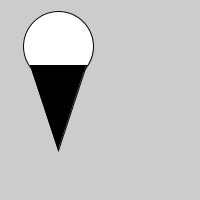
Frame 1 (no input)
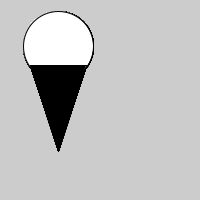
Frame 60 (the mouse pressed at the canvas centre just before this capture)
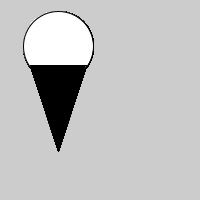
Frame 120 (the mouse held since frame 60 and released just before this capture)

The Processing sketch that drew these frames (run headless with seeded random() and noise(); from frame 60 on, the mouse is pressed at the canvas centre):

// Processing sketch: ijsje
// ── ijsje.pde


void setup() {
  size(200, 200);
}

void draw() { 
 
  fill(255);
  ellipse(58, 46, 70, 70);
  
  fill(000);
  triangle(30, 65, 58, 150, 86, 65);
  
} 
